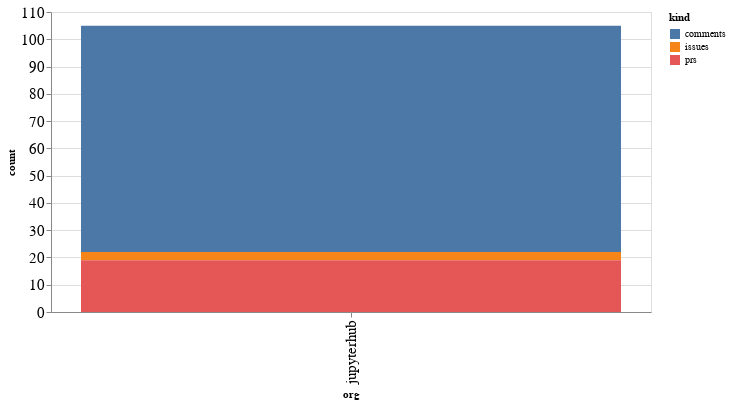

Here is the notebook cell this chart was saved with:
### Code cell
alt.Chart(org_summaries, width=600).mark_bar().encode(
    x='org',
    y='count',
    color='kind',
    tooltip="org"
)

### Figure 1 — Vega-Lite specification as saved in the notebook (floating-point values rounded to 4 significant figures)
{"config": {"axisLeft": {"labelFontSize": 15}, "axisBottom": {"labelFontSize": 15}}, "data": {"name": "data-f7b010604fdca8e89b0ac061dad7345f"}, "mark": "bar", "encoding": {"color": {"type": "nominal", "field": "kind"}, "tooltip": {"type": "nominal", "field": "org"}, "x": {"type": "nominal", "field": "org"}, "y": {"type": "quantitative", "field": "count"}}, "width": 600, "$schema": "https://vega.github.io/schema/vega-lite/v4.8.1.json", "datasets": {"data-f7b010604fdca8e89b0ac061dad7345f": [{"org": "jupyterhub", "kind": "comments", "count": 83}, {"org": "jupyterhub", "kind": "issues", "count": 3}, {"org": "jupyterhub", "kind": "prs", "count": 19}]}}
